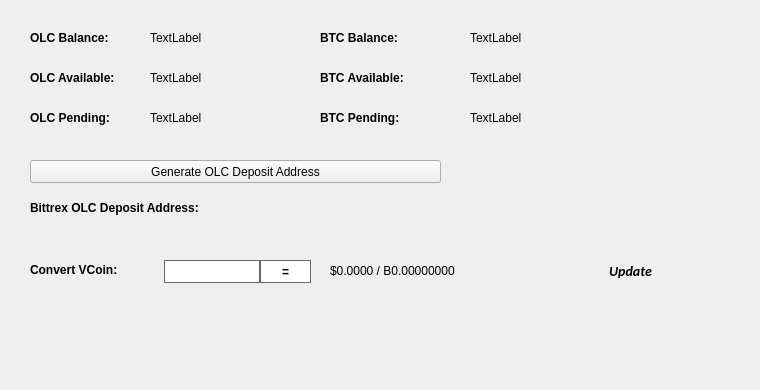
   <widget class="QWidget" name="BalanceTab">
    <attribute name="title">
     <string>Balance</string>
    </attribute>
    <widget class="QLabel" name="BitcoinBalanceLabel">
     <property name="geometry">
      <rect>
       <x>470</x>
       <y>30</y>
       <width>150</width>
       <height>16</height>
      </rect>
     </property>
     <property name="text">
      <string>TextLabel</string>
     </property>
    </widget>
    <widget class="QLabel" name="C2CBalanceLabel">
     <property name="geometry">
      <rect>
       <x>150</x>
       <y>30</y>
       <width>150</width>
       <height>16</height>
      </rect>
     </property>
     <property name="text">
      <string>TextLabel</string>
     </property>
    </widget>
    <widget class="QLabel" name="label_11">
     <property name="geometry">
      <rect>
       <x>30</x>
       <y>30</y>
       <width>101</width>
       <height>16</height>
      </rect>
     </property>
     <property name="font">
      <font>
       <weight>75</weight>
       <bold>true</bold>
      </font>
     </property>
     <property name="text">
      <string>OLC Balance:</string>
     </property>
    </widget>
    <widget class="QLabel" name="label_12">
     <property name="geometry">
      <rect>
       <x>320</x>
       <y>30</y>
       <width>101</width>
       <height>16</height>
      </rect>
     </property>
     <property name="font">
      <font>
       <weight>75</weight>
       <bold>true</bold>
      </font>
     </property>
     <property name="text">
      <string>BTC Balance:</string>
     </property>
    </widget>
    <widget class="QLabel" name="C2CAvailableLabel_2">
     <property name="geometry">
      <rect>
       <x>150</x>
       <y>70</y>
       <width>150</width>
       <height>16</height>
      </rect>
     </property>
     <property name="text">
      <string>TextLabel</string>
     </property>
    </widget>
    <widget class="QLabel" name="label_13">
     <property name="geometry">
      <rect>
       <x>30</x>
       <y>70</y>
       <width>111</width>
       <height>16</height>
      </rect>
     </property>
     <property name="font">
      <font>
       <weight>75</weight>
       <bold>true</bold>
      </font>
     </property>
     <property name="text">
      <string>OLC Available:</string>
     </property>
    </widget>
    <widget class="QLabel" name="label_14">
     <property name="geometry">
      <rect>
       <x>30</x>
       <y>110</y>
       <width>101</width>
       <height>16</height>
      </rect>
     </property>
     <property name="font">
      <font>
       <weight>75</weight>
       <bold>true</bold>
      </font>
     </property>
     <property name="text">
      <string>OLC Pending:</string>
     </property>
    </widget>
    <widget class="QLabel" name="C2CPendingLabel">
     <property name="geometry">
      <rect>
       <x>150</x>
       <y>110</y>
       <width>150</width>
       <height>16</height>
      </rect>
     </property>
     <property name="text">
      <string>TextLabel</string>
     </property>
    </widget>
    <widget class="QLabel" name="label_15">
     <property name="geometry">
      <rect>
       <x>320</x>
       <y>70</y>
       <width>111</width>
       <height>16</height>
      </rect>
     </property>
     <property name="font">
      <font>
       <weight>75</weight>
       <bold>true</bold>
      </font>
     </property>
     <property name="text">
      <string>BTC Available:</string>
     </property>
    </widget>
    <widget class="QLabel" name="BitcoinAvailableLabel">
     <property name="geometry">
      <rect>
       <x>470</x>
       <y>70</y>
       <width>150</width>
       <height>16</height>
      </rect>
     </property>
     <property name="text">
      <string>TextLabel</string>
     </property>
    </widget>
    <widget class="QLabel" name="label_31">
     <property name="geometry">
      <rect>
       <x>320</x>
       <y>110</y>
       <width>111</width>
       <height>16</height>
      </rect>
     </property>
     <property name="font">
      <font>
       <weight>75</weight>
       <bold>true</bold>
      </font>
     </property>
     <property name="text">
      <string>BTC Pending:</string>
     </property>
    </widget>
    <widget class="QLabel" name="BitcoinPendingLabel">
     <property name="geometry">
      <rect>
       <x>470</x>
       <y>110</y>
       <width>150</width>
       <height>16</height>
      </rect>
     </property>
     <property name="text">
      <string>TextLabel</string>
     </property>
    </widget>
    <widget class="QLabel" name="label_33">
     <property name="geometry">
      <rect>
       <x>30</x>
       <y>200</y>
       <width>221</width>
       <height>16</height>
      </rect>
     </property>
     <property name="font">
      <font>
       <weight>75</weight>
       <bold>true</bold>
      </font>
     </property>
     <property name="text">
      <string>Bittrex OLC Deposit Address:</string>
     </property>
    </widget>
    <widget class="QPushButton" name="GenDepositBTN">
     <property name="geometry">
      <rect>
       <x>30</x>
       <y>160</y>
       <width>411</width>
       <height>23</height>
      </rect>
     </property>
     <property name="text">
      <string>Generate OLC Deposit Address</string>
     </property>
     <property name="icon">
      <iconset resource="../olc.qrc">
       <normaloff>:/icons/bitcoin</normaloff>:/icons/bitcoin</iconset>
     </property>
    </widget>
    <widget class="QLabel" name="DepositAddressLabel">
     <property name="geometry">
      <rect>
       <x>200</x>
       <y>200</y>
       <width>261</width>
       <height>16</height>
      </rect>
     </property>
     <property name="palette">
      <palette>
       <active>
        <colorrole role="WindowText">
         <brush brushstyle="SolidPattern">
          <color alpha="255">
           <red>0</red>
           <green>0</green>
           <blue>0</blue>
          </color>
         </brush>
        </colorrole>
        <colorrole role="Text">
         <brush brushstyle="SolidPattern">
          <color alpha="255">
           <red>0</red>
           <green>0</green>
           <blue>255</blue>
          </color>
         </brush>
        </colorrole>
       </active>
       <inactive>
        <colorrole role="WindowText">
         <brush brushstyle="SolidPattern">
          <color alpha="255">
           <red>0</red>
           <green>0</green>
           <blue>0</blue>
          </color>
         </brush>
        </colorrole>
        <colorrole role="Text">
         <brush brushstyle="SolidPattern">
          <color alpha="255">
           <red>0</red>
           <green>0</green>
           <blue>255</blue>
          </color>
         </brush>
        </colorrole>
       </inactive>
       <disabled>
        <colorrole role="WindowText">
         <brush brushstyle="SolidPattern">
          <color alpha="255">
           <red>120</red>
           <green>120</green>
           <blue>120</blue>
          </color>
         </brush>
        </colorrole>
        <colorrole role="Text">
         <brush brushstyle="SolidPattern">
          <color alpha="255">
           <red>120</red>
           <green>120</green>
           <blue>120</blue>
          </color>
         </brush>
        </colorrole>
       </disabled>
      </palette>
     </property>
     <property name="font">
      <font>
       <weight>75</weight>
       <bold>true</bold>
      </font>
     </property>
     <property name="text">
      <string/>
     </property>
     <property name="alignment">
      <set>Qt::AlignRight|Qt::AlignTrailing|Qt::AlignVCenter</set>
     </property>
     <property name="textInteractionFlags">
      <set>Qt::LinksAccessibleByMouse|Qt::TextSelectableByKeyboard|Qt::TextSelectableByMouse</set>
     </property>
    </widget>
    <widget class="QLabel" name="label_8">
     <property name="geometry">
      <rect>
       <x>460</x>
       <y>300</y>
       <width>281</width>
       <height>81</height>
      </rect>
     </property>
     <property name="text">
      <string/>
     </property>
     <property name="pixmap">
      <pixmap>:/images/bittrex</pixmap>
     </property>
    </widget>
    <widget class="QWidget" name="widgetConversion" native="true">
     <property name="geometry">
      <rect>
       <x>0</x>
       <y>250</y>
       <width>751</width>
       <height>43</height>
      </rect>
     </property>
     <property name="minimumSize">
      <size>
       <width>0</width>
       <height>43</height>
      </size>
     </property>
     <property name="styleSheet">
      <string notr="true"/>
     </property>
     <widget class="QPushButton" name="btnUpdateMarketData">
      <property name="geometry">
       <rect>
        <x>575</x>
        <y>0</y>
        <width>111</width>
        <height>41</height>
       </rect>
      </property>
      <property name="sizePolicy">
       <sizepolicy hsizetype="Expanding" vsizetype="Expanding">
        <horstretch>0</horstretch>
        <verstretch>0</verstretch>
       </sizepolicy>
      </property>
      <property name="font">
       <font>
        <family>calibri</family>
        <pointsize>-1</pointsize>
        <weight>75</weight>
        <italic>true</italic>
        <bold>true</bold>
       </font>
      </property>
      <property name="styleSheet">
       <string notr="true">margin:0px;text-align:center;padding:2px;border-radius:3px;font-style:italic;width:100px;font-size:14px;font-family:calibri;font-weight:600;</string>
      </property>
      <property name="text">
       <string>Update</string>
      </property>
      <property name="iconSize">
       <size>
        <width>150</width>
        <height>35</height>
       </size>
      </property>
      <property name="autoDefault">
       <bool>true</bool>
      </property>
      <property name="default">
       <bool>true</bool>
      </property>
     </widget>
     <widget class="QLabel" name="lblConvertVCoin">
      <property name="geometry">
       <rect>
        <x>30</x>
        <y>10</y>
        <width>131</width>
        <height>20</height>
       </rect>
      </property>
      <property name="styleSheet">
       <string notr="true"/>
      </property>
      <property name="text">
       <string>&lt;html&gt;&lt;head/&gt;&lt;body&gt;&lt;p&gt;&lt;span style=&quot; font-weight:600;&quot;&gt;Convert VCoin:&lt;/span&gt;&lt;/p&gt;&lt;/body&gt;&lt;/html&gt;</string>
      </property>
     </widget>
     <widget class="QLineEdit" name="txtConvertVCoinQty">
      <property name="geometry">
       <rect>
        <x>160</x>
        <y>10</y>
        <width>100</width>
        <height>23</height>
       </rect>
      </property>
      <property name="minimumSize">
       <size>
        <width>100</width>
        <height>23</height>
       </size>
      </property>
      <property name="maximumSize">
       <size>
        <width>100</width>
        <height>16777215</height>
       </size>
      </property>
      <property name="styleSheet">
       <string notr="true">border: 1px solid #61696c;margin-left:4px;</string>
      </property>
     </widget>
     <widget class="QPushButton" name="btnConvertC2C">
      <property name="geometry">
       <rect>
        <x>260</x>
        <y>10</y>
        <width>51</width>
        <height>23</height>
       </rect>
      </property>
      <property name="minimumSize">
       <size>
        <width>0</width>
        <height>23</height>
       </size>
      </property>
      <property name="styleSheet">
       <string notr="true">border:1px solid #61696c;background:white;font-weight:600;</string>
      </property>
      <property name="text">
       <string>=</string>
      </property>
     </widget>
     <widget class="QLabel" name="lblConvertVCoinResults">
      <property name="geometry">
       <rect>
        <x>330</x>
        <y>0</y>
        <width>201</width>
        <height>41</height>
       </rect>
      </property>
      <property name="styleSheet">
       <string notr="true"/>
      </property>
      <property name="text">
       <string>$0.0000 / B0.00000000</string>
      </property>
     </widget>
     <widget class="QLabel" name="iconOverviewUpdateWait">
      <property name="geometry">
       <rect>
        <x>670</x>
        <y>10</y>
        <width>24</width>
        <height>24</height>
       </rect>
      </property>
      <property name="text">
       <string/>
      </property>
      <property name="pixmap">
       <pixmap resource="../olc.qrc">:/icons/transaction_1</pixmap>
      </property>
      <property name="scaledContents">
       <bool>true</bool>
      </property>
      <property name="alignment">
       <set>Qt::AlignCenter</set>
      </property>
     </widget>
    </widget>
   </widget>
